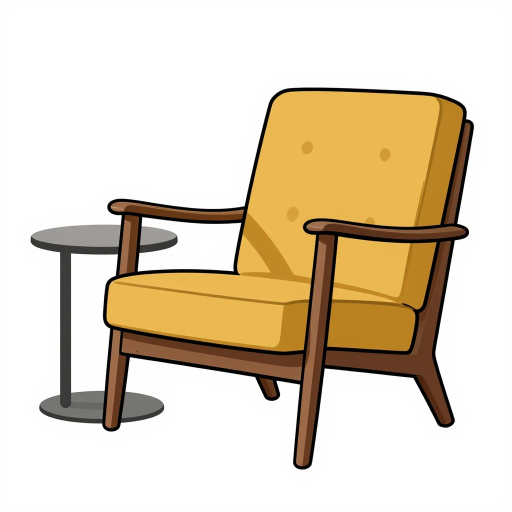
#> input picture assets/gallery-src/armchair.jpg, 1024 x 1024 px (shown at 1/2 size); its folder holds only this picture in this run
$ python gallery_check.py ../../assets/gallery-src/armchair.jpg
#> lines starting #> are read from the running program, lines starting #| are printed output that depends on the picture; after the words box and inside, x2 and y2 are one past the last pixel; in counts of white or black regions, pixels touching at a corner belong together
#> in prepare_image, image is the input picture: PIL image 1024x1024 RGB; mean R, G, B 224.6, 211.2, 189.5
### backend/pipeline.py
"""CPU contour tracing, nearest-endpoint ordering, and streaming MP4 rendering."""
import json
import math
import os
import shutil
import subprocess
import threading
from pathlib import Path

import cv2
import numpy as np
from PIL import Image, ImageOps

from . import watermark
from .brand import hex_to_rgb
from . import endcard, hands
from .linework import edge_strokes, extract_strokes, ink_mask, ink_mask_no_green, missing_lines
from .artistry import SCENE_VERSION, clean_paths, make_timeline, event_position, order_strokes, phase_bounds

_scene_lock = threading.Lock()

PAPER = (250, 249, 246)


def blend_white_background(rgb):
    """Turn a plain white background into the paper colour so the colour reveal blends into the canvas.

    Only near-white areas connected to the image border are changed, so whites inside the artwork (a panda's belly, the
    white of an eye) stay white. The edge is feathered a little so there is no halo around the drawing."""
    lightest = rgb.min(axis=2)
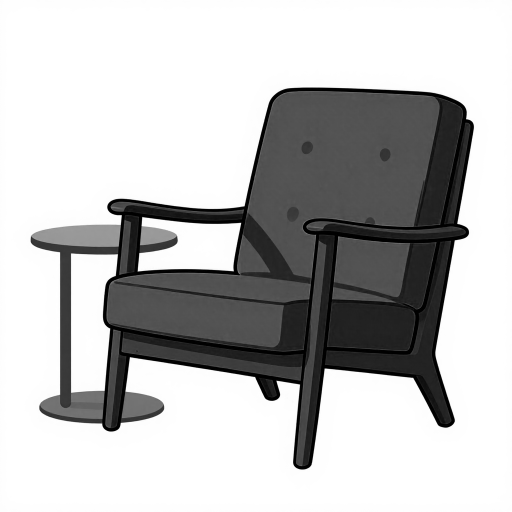
#> lightest: shape (1024, 1024) (shown at 1/2 size); min 0, max 255, mean 189.3
    count, labels = cv2.connectedComponents(np.uint8(lightest >= 238))
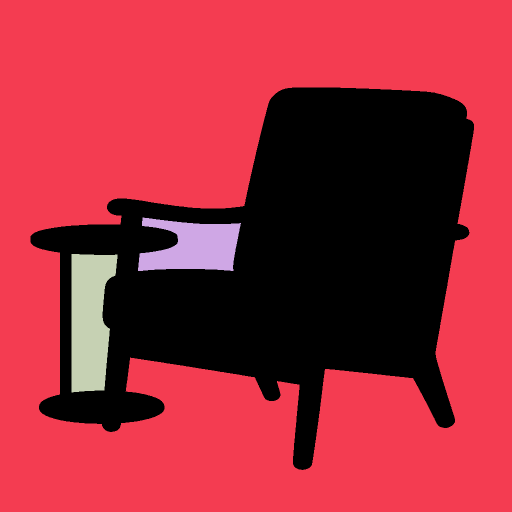
#> labels: shape (1024, 1024) int32 (shown at 1/2 size); 4 distinct labels, from 0 to 3; one colour per label, 0 black
#> count = 4
    if count < 2:
        return rgb
    border = np.unique(np.concatenate([labels[0], labels[-1], labels[:, 0], labels[:, -1]]))
#> border = [1]
    background = np.isin(labels, border[border > 0]).astype(np.uint8)
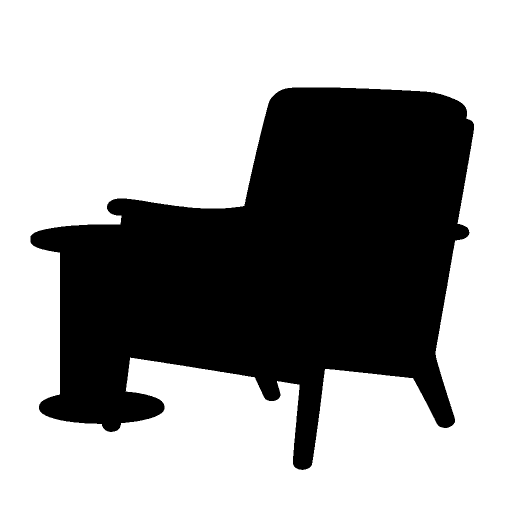
#> background: shape (1024, 1024) (shown at 1/2 size); values 0 (black) and 1 (white), 63% white; 1 black region, box (x1, y1, x2, y2) and area: (61, 175, 948, 940) 387572
    if not background.any():
        return rgb
    reach = cv2.dilate(background, np.ones((5, 5), np.uint8)).astype(bool)
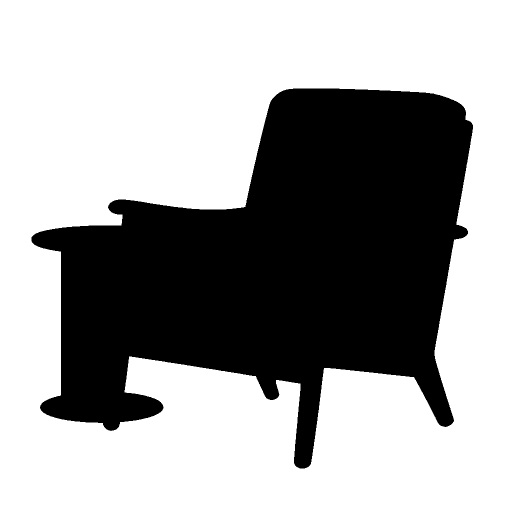
#> reach: shape (1024, 1024) bool (shown at 1/2 size); 63.9% white; 1 black region, box (x1, y1, x2, y2) and area: (63, 177, 946, 937) 378740
    weight = np.clip((lightest.astype(np.float32) - 215) / 35, 0, 1) * reach
    paper = np.array(PAPER, np.float32)
    return np.uint8(rgb * (1 - weight[..., None]) + paper * weight[..., None])


BRUSH_DEPTH = .06  # how far (as a share of the colour reveal) the bristle texture pushes the painted edge back and forth
PAINT_SAMPLES = 48
MARKER_WIDTH = 2.6  # a marker stroke (filling a black shape) is this many times wider than the outline pen
BOARDS = {'blackboard': (40, 44, 42), 'greenboard': (38, 76, 60)}
CHALK = (240, 240, 232)


# [41 lines left out: functions brush_texture, paint_path, not called in this run]


TRIM_PADDING = .07  # empty border kept around the artwork, as a share of its longer side


def trim_margins(image):
    """Crop away empty paper so the subject fills the frame. Idempotent: a second pass finds nothing left to trim."""
    rgb = np.array(image)
    ink = np.abs(rgb.astype(np.int16) - np.array(PAPER, np.int16)).sum(axis=2) > 40
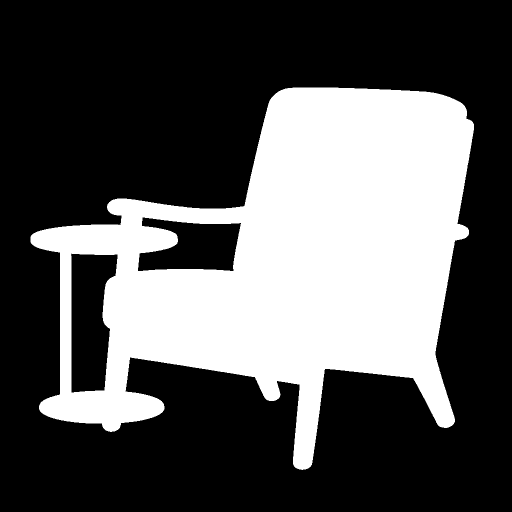
#> ink: shape (1024, 1024) bool (shown at 1/2 size); 33.6% white; 1 white region, box (x1, y1, x2, y2) and area: (61, 175, 948, 940) 352276
    ink = cv2.morphologyEx(np.uint8(ink), cv2.MORPH_OPEN, np.ones((3, 3), np.uint8)) > 0  # ignore specks and dust
#> ink: shape (1024, 1024) bool; 33.6% white; 1 white region, box (x1, y1, x2, y2) and area: (61, 175, 948, 940) 352273
    rows, cols = np.where(ink.any(axis=1))[0], np.where(ink.any(axis=0))[0]
#> rows = 765 values from 175 to 939; cols = 887 values from 61 to 947
    if not len(rows) or not len(cols):
        return image
    top, bottom, left, right = rows[0], rows[-1] + 1, cols[0], cols[-1] + 1
#> top = 175; bottom = 940; left = 61; right = 948
    if (bottom - top) * (right - left) < .02 * ink.size:
        return image  # too little to frame (a blank or nearly blank picture)
    pad = round(TRIM_PADDING * max(bottom - top, right - left))
#> pad = 62
    box = (max(0, left - pad), max(0, top - pad), min(image.width, right + pad), min(image.height, bottom + pad))
#> box = (0, 113, 1010, 1002)
    slack = (box[2] - box[0]) * (box[3] - box[1]) / (image.width * image.height)
#> slack = 0.856
    return image.crop(box) if slack < .94 else image  # only when it gains something worth having
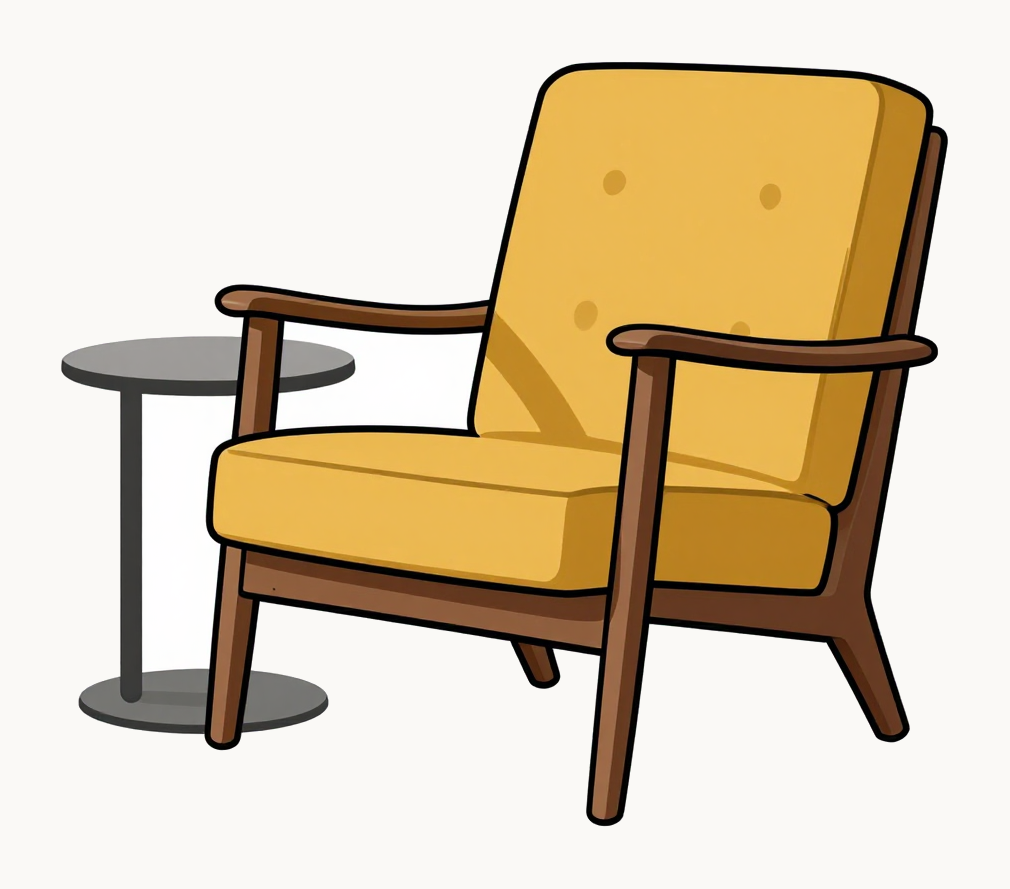
#> returned value: PIL image 1010x889 RGB; mean R, G, B 216.8, 200.7, 173.6


def prepare_image(raw, folder: Path):
    with Image.open(raw) as image:
        if image.width * image.height > 20_000_000:
            raise ValueError('Please use an image with fewer than 20 megapixels.')
        image = ImageOps.exif_transpose(image)
        rgba = image.convert('RGBA')
        image = Image.new('RGBA', rgba.size, PAPER + (255,))
        image.alpha_composite(rgba)
        image = image.convert('RGB')
        if not (folder / 'original.png').exists():
            image.save(folder / 'original.png')
        image = trim_margins(Image.fromarray(blend_white_background(np.array(image))))  # original.png above stays untouched
        image.thumbnail((900, 900))
#> image: PIL image 900x792 RGB
        image.save(folder / 'source.png')
    rgb = np.array(image)
    gray = cv2.cvtColor(rgb, cv2.COLOR_RGB2GRAY)
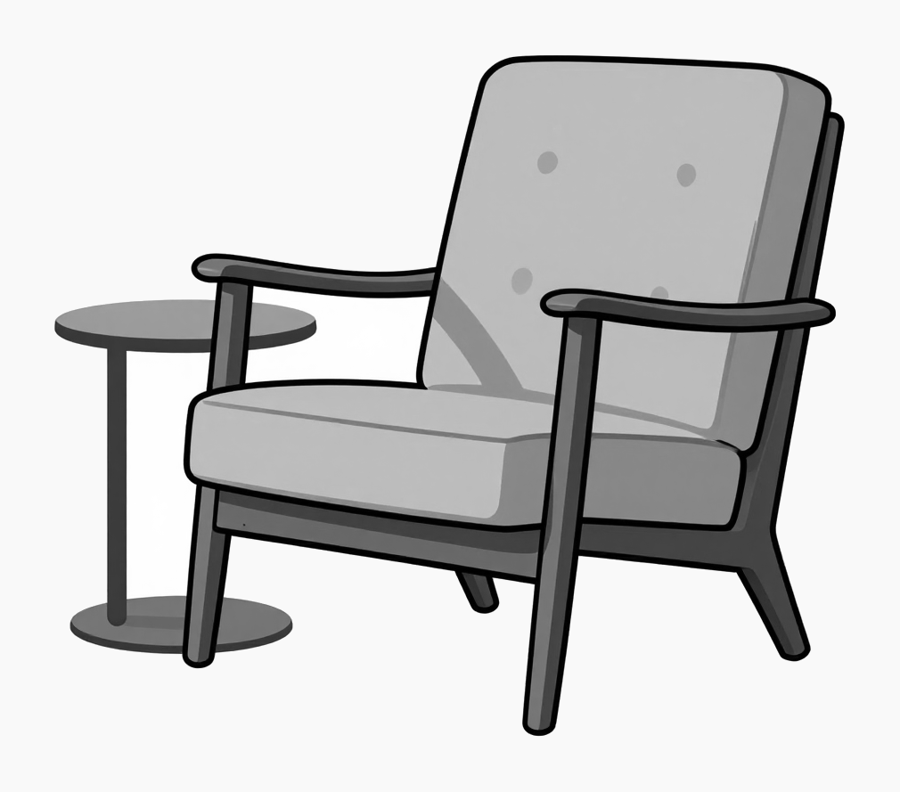
#> gray: shape (792, 900); min 0, max 255, mean 202.5
    outlines = extract_strokes(rgb) or extract_strokes(rgb, ink_mask_no_green)   # the second rule only when the first finds no outlines
    if outlines:
        paths, method = outlines[0], 'outlines'  # the artwork's own black lines, one centre line each
    else:
        paths, method = edge_strokes(rgb), 'edges'  # no usable outlines: trace the colour edges, as single lines
        if len(paths) < 4:  # nearly blank picture: the older contour tracing as a last resort
            edges = cv2.Canny(cv2.GaussianBlur(gray, (3, 3), 0), 45, 125)
            contours, _ = cv2.findContours(edges, cv2.RETR_LIST, cv2.CHAIN_APPROX_SIMPLE)
            contours = sorted(contours, key=lambda c: cv2.arcLength(c, False), reverse=True)
            paths, method = clean_paths(contours, gray.shape), 'contours'
    # Lines the artwork lacks (fur tufts, tail tips...) are only suggested; the user accepts or keeps the original.
    suggested = missing_lines(rgb, paths, outlines[1]) if outlines else []
    state = None
    if (folder / 'enhance.json').exists():
        state = json.loads((folder / 'enhance.json').read_text()).get('state')
    if suggested and state == 'accepted':
        paths = list(paths) + suggested
    # Strokes are ordered like a person draws: major shapes first, then details, top to bottom (see artistry.order_strokes).
    ordered = [p.tolist() for p in order_strokes(paths, gray.shape[1], gray.shape[0])]
    # Deterministic color segmentation: median-cut palette, then region-by-region reveal.
    indexed = image.quantize(colors=9, method=Image.Quantize.MEDIANCUT)
    labels = np.array(indexed)
    palette = np.array(indexed.getpalette(), dtype=np.uint8).reshape(-1, 3)
    used = np.unique(labels)
    used = sorted(used, key=lambda k: float(palette[k].mean()))
    yy, xx = np.indices(labels.shape)
    sweep = (xx / max(1, image.width - 1) + yy / max(1, image.height - 1)) / 2
    ranks = np.zeros(labels.shape, dtype=np.float32)
    # Each colour gets a slice of the reveal proportional to how much it changes the picture, so the colour arrives steadily
    # across the whole reveal instead of finishing early (the last colours are often near-white and invisible). Dark to
    # light order is kept, and every colour gets at least a small slice so thin dark outlines still read as a step.
    distance = np.abs(rgb.astype(np.float32) - np.array(PAPER, np.float32)).sum(axis=2)
    weights = np.array([float(distance[labels == label].sum()) for label in used])
    if weights.sum() <= 0:
        weights = np.ones(len(used))
    weights = np.maximum(weights / weights.sum(), .03)
    edges = np.concatenate([[0.], np.cumsum(weights / weights.sum())])
    for i, label in enumerate(used):
        region = labels == label
        ranks[region] = edges[i] + (edges[i + 1] - edges[i]) * sweep[region] * .9
    ranks = np.clip(ranks + brush_texture(labels.shape) * BRUSH_DEPTH, 0, 1)  # a bristly, painted edge instead of a smooth wipe
    Image.fromarray(np.uint8(ranks * 245)).save(folder / 'reveal.png')
    scene = {'width': image.width, 'height': image.height, 'paths': ordered,
             'version': SCENE_VERSION, 'timeline': make_timeline(ordered),
             'paint_path': paint_path(np.uint8(ranks * 245), distance > 30),
             'strokes': len(ordered), 'line_method': method, 'line_width': round(float(outlines[1]), 2) if outlines else None,
             'enhance': {'state': state, 'count': len(suggested), 'lines': [np.round(np.array(x), 1).tolist() for x in suggested]} if suggested else None, 'palette': [palette[k].tolist() for k in used]}
    temporary = folder / 'scene.tmp'
    temporary.write_text(json.dumps(scene))
    temporary.replace(folder / 'scene.json')
    return scene


# [39 lines left out: functions load_scene, pen_weight, draw_mark, not called in this run]


SHORT_SIDE = {'720p': 720, '1080p': 1080, '4k': 2160}


def even(value):
    return max(2, int(round(value / 2)) * 2)


# [149 lines left out: functions dimensions, frame_point, render, not called in this run]

### scripts/dev/gallery_check.py
"""Run the experimental drawing order and painting over every gallery picture and report where it struggles.

    .venv/bin/python scripts/dev/gallery_check.py out_prefix [names ...]

Writes <out_prefix>-1.png, -2.png... (nine pictures per sheet: the source, the lines after a third and two thirds of the
drawing, and the colour order from blue = first to red = last) and prints one row per picture: strokes (current -> new), pen
lifts, how far the brush is from the colour it paints (median share of the picture's diagonal), and the time it took.
"""
import sys
import tempfile
import time
from pathlib import Path

import cv2
import numpy as np
from PIL import Image

ROOT = Path(__file__).resolve().parents[2]
sys.path.insert(0, str(ROOT))

from backend.artistry import make_timeline, order_strokes_human, silhouette_mask  # noqa: E402
from backend.inkfill import ink_masks, inside_share, outline_strokes  # noqa: E402
from backend.paintorder import region_ranks  # noqa: E402
from backend.pipeline import BRUSH_DEPTH, PAPER, brush_texture, frame_point, paint_path, prepare_image  # noqa: E402

CELL = 240


# [34 lines left out: functions experimental, brush_gap, panel, not called in this run]


def main():
    prefix, wanted = sys.argv[1], sys.argv[2:]
    files = sorted((ROOT / 'assets' / 'gallery-src').glob('*.jpg'))
    rows, report = [], []
    for f in files:
        if wanted and f.stem not in wanted:
            continue
        started = time.time()
        with tempfile.TemporaryDirectory() as work:
            scene = prepare_image(f, Path(work))
            rgb = np.array(Image.open(Path(work) / 'source.png').convert('RGB'))
        human, timeline, ranks, u8, path, distance = experimental(scene, rgb)
        size = (scene['width'], scene['height'])
        lifts_old = sum(1 for e in scene['timeline'] if e['kind'] == 'lift')
        lifts_new = sum(1 for e in timeline if e['kind'] == 'lift')
        lengths = np.array([np.sum(np.hypot(*np.diff(np.asarray(p), axis=0).T)) for p in human]) / np.hypot(*size)
        gap = brush_gap(u8, path, distance)
        report.append((f.stem, scene['line_method'], scene['strokes'], len(human), lifts_old, lifts_new, float((lengths < .03).mean()), gap, time.time() - started))
        vis = cv2.applyColorMap(np.uint8(ranks * 255), cv2.COLORMAP_TURBO)
        vis[distance < 14] = 255
        row = [cv2.resize(rgb[:, :, ::-1], (CELL, CELL)), panel(human, size, 1 / 3), panel(human, size, 2 / 3), cv2.resize(vis, (CELL, CELL))]
        label = np.full((16, CELL * 4, 3), 255, np.uint8)
        cv2.putText(label, f.stem, (4, 12), cv2.FONT_HERSHEY_SIMPLEX, .45, (0, 0, 0), 1, cv2.LINE_AA)
        rows.append(np.vstack([label, np.hstack(row)]))
    print(f"{'picture':<12}{'method':<9}{'strokes':>12}{'pen lifts':>14}{'tiny':>7}{'brush gap':>11}{'secs':>6}")
    for name, method, a, b, la, lb, tiny, gap, secs in report:
        print(f'{name:<12}{method:<9}{f"{a}->{b}":>12}{f"{la}->{lb}":>14}{tiny * 100:>6.0f}%{gap * 100:>10.1f}%{secs:>6.1f}')
    for n in range(0, len(rows), 9):
        Image.fromarray(np.vstack(rows[n:n + 9])[:, :, ::-1]).save(f'{prefix}-{n // 9 + 1}.png')


main()
#> (the call stopped at in prepare_image, `outlines = extract_strokes(rgb) or extract_strokes(rgb, ink_mask_no_gr..`: backend is not available in this run)

$ run again, on assets/gallery-src/balloon.jpg
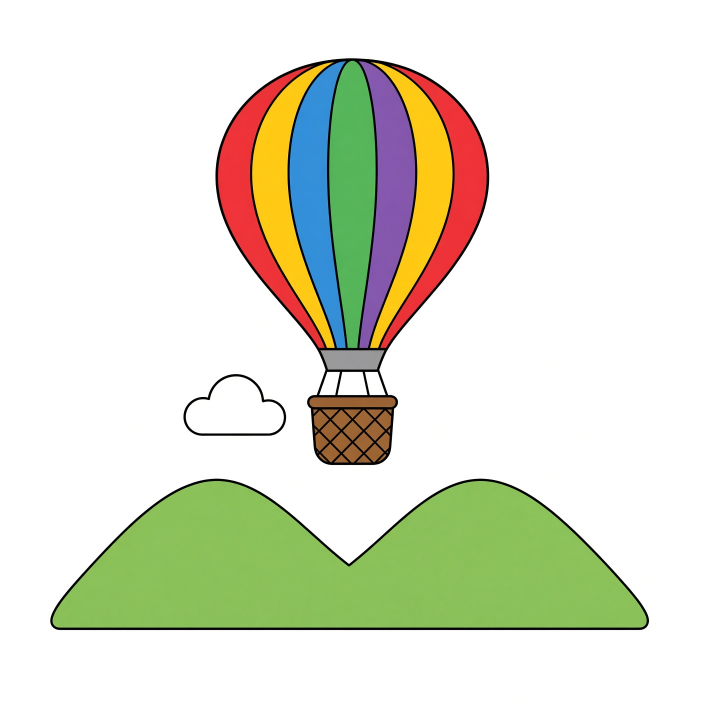
#> input picture assets/gallery-src/balloon.jpg, 1408 x 1408 px (shown at 1/2 size)
#> in prepare_image, image is the input picture: PIL image 1408x1408 RGB; mean R, G, B 224.4, 226.7, 209.1
#> labels: shape (1408, 1408) int32; 6 distinct labels, from 0 to 5
#> count = 6
#> border = [1]
#> background: shape (1408, 1408); values 0 (black) and 1 (white), 72.2% white; 3 black regions, box (x1, y1, x2, y2) and area: (430, 116, 979, 931) 271897, (100, 957, 1298, 1261) 261196, (367, 748, 573, 872) 18589
#> reach: shape (1408, 1408) bool; 72.9% white; 3 black regions, box (x1, y1, x2, y2) and area: (432, 118, 977, 928) 266153, (102, 959, 1296, 1259) 254523, (369, 750, 571, 870) 17279
#> in trim_margins, `ink = np.abs(rgb.astype(np.int16) - np.array(PAPER, np.int16)).sum(axi..`:
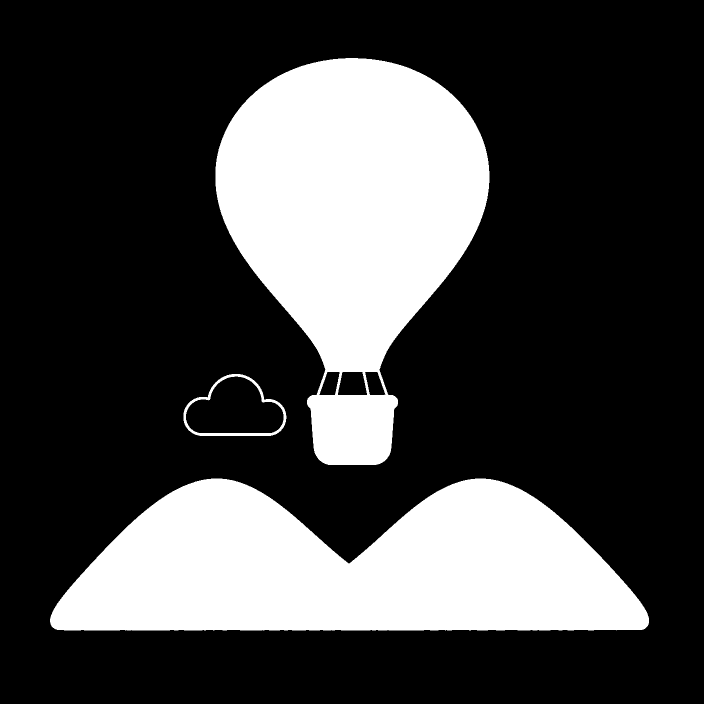
#> ink: shape (1408, 1408) bool (shown at 1/2 size); 26.8% white; 3 white regions, box (x1, y1, x2, y2) and area: (431, 116, 979, 930) 266911, (100, 957, 1298, 1261) 260665, (367, 748, 573, 872) 3008
#> rows = 1118 values from 116 to 1260; cols = 1198 values from 100 to 1297
#> top = 116; bottom = 1261; left = 100; right = 1298
#> pad = 84
#> box = (16, 32, 1382, 1345)
#> slack = 0.905
#> in prepare_image, `gray = cv2.cvtColor(rgb, cv2.COLOR_RGB2GRAY)`:
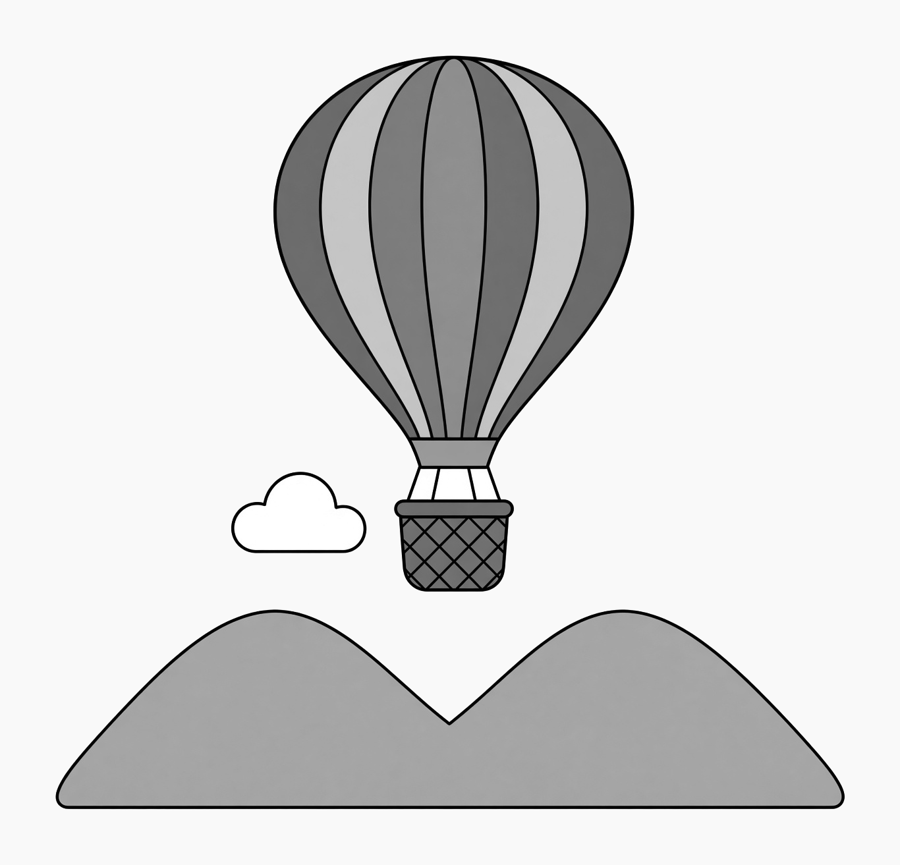
#> gray: shape (865, 900); min 0, max 255, mean 216.7
